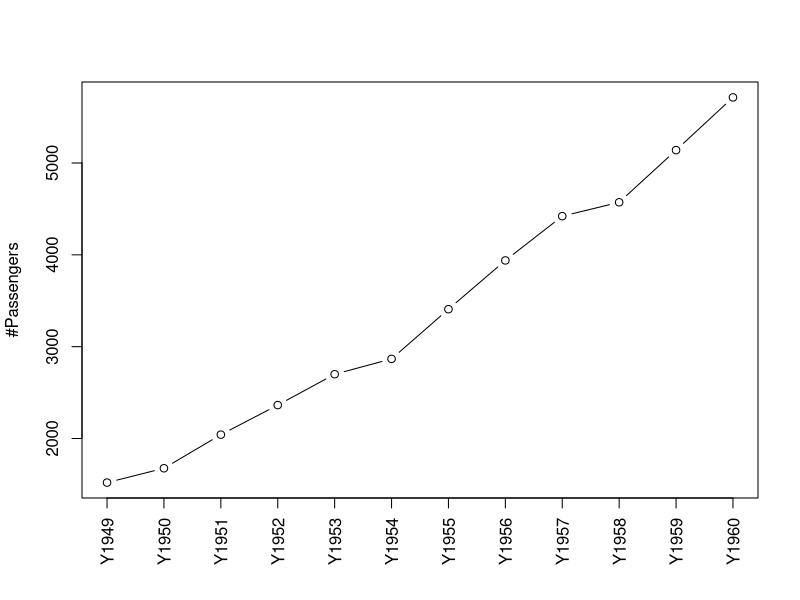

Write R code to recreate this figure.
rm(list=ls())

# Read dataset into data frame
dn = list(paste("Y", as.character(1949:1960), sep = ""), month.abb)
airmat = matrix(AirPassengers, 12, byrow = TRUE, dimnames = dn)
air = as.data.frame(t(airmat))

# How many passengers have traveled on average on 1951?
mean(air$Y1951)

# What is the maximum passenger number for January and February?
 max(c(unlist(air["Jan",]), unlist(air["Feb",])))

# Compute the cross correlation for all data frame dimensions
cor(air)

# Compute sum for every year and plot it
x = colSums(air)
plot(x, type = 'b', xaxt = 'n', xlab = "", ylab = "#Passengers")
axis(1, at = 1:12, labels = names(x), las = 2)

# Compute sum for every month and all years and plot it
x = rowSums(air)

